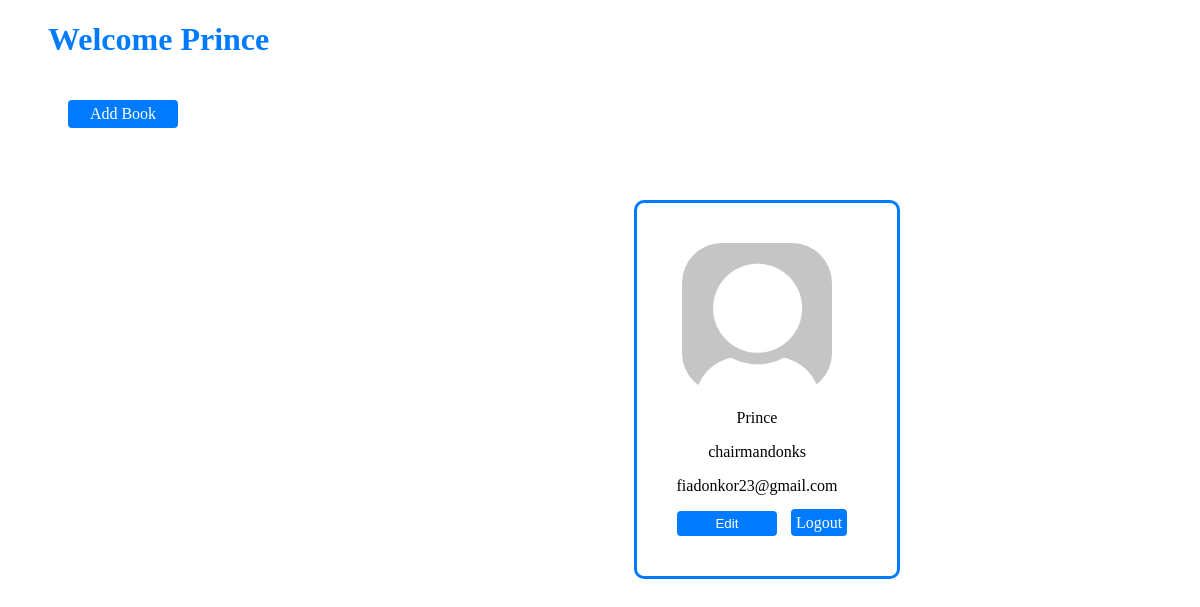
/chairmandonks, run on the app's committed database.
### models.py (models this page shows, shortened)
class User(db.Model):
    id = db.Column(db.Integer, primary_key=True)
    firstname = db.Column(db.String(100), nullable=False)
    username = db.Column(db.String(100), unique=True, nullable=False)
    email = db.Column(db.String(100), unique=True, nullable=False)
    password = db.Column(db.String(100), nullable=False)
    book = db.relationship('Books', lazy=True)

### app.py (the view)
@app.route('/<username>', methods=['GET','POST'])
def users(username):
    user = find_user(username)
    if user:
        user_id = user.id
        current_user = User.query.filter_by(id=user_id).first()
        books = get_user_books(user_id)
        book_titles = [book.title for book in books]
        book_authors = [book.author for book in books]
        book_dates = [book.date for book in books]
        return render_template('user.html', titles=book_titles, authors=book_authors, dates=book_dates, current_user=current_user, length=len(book_titles))
    else:
        message = 'Username does not exist'
        return render_template('login.html', message=message)

### queries.py (called while the page is built)
def find_user(username):
    found_user = User.query.filter_by(username=username).first()
    return found_user

def get_user_books(user_id):
    all_user_books = Books.query.filter_by(user_id=user_id).all()
    return all_user_books

### templates/user.html (shortened to what this page needs)
<!DOCTYPE html>
<html lang="en">
<head>
    <link rel="stylesheet" type="text/css" href="{{ url_for('static', filename='css/user.css') }}">
</head>
<body>
    <h1>Welcome {{ current_user.firstname }}</h1>
    <div class="profile">
        <img src="/static/images/dummy-profile-pic.png" width="15%" height="auto" alt="dummy profile photo">
        <p>{{ current_user.firstname }}</p>
        <p>{{ current_user.username }}</p>
        <p>{{ current_user.email }}</p>
        <a href="/edit_user"><button type="submit">Edit</button></a>
        <a href="/logout" class="logout-link">Logout</a>
    </div>
    <div class="buttons-container">
        <a href="/add" class="add-link">Add Book</a>
        <br>
    </div>
</body>
</html>

### static/css/user.css (style rules this page uses)
.profile, .number { display: inline-block; vertical-align: top; border: 3px solid #007bff; }
.profile { width: 20%; padding-right: 20px; float: right; border-radius: 10px; border: 3px solid #007bff; margin-right: 300px; margin-top: 200px; text-align: center; position: fixed; top: 0; right: 0; z-index: 9999; }
.profile img { display: block; margin: 0 auto; margin-top: 40px; border-radius: 40px; width: 150px; }
.profile button[type="submit"] { margin-top: auto; margin-left: 10px; background-color: #007bff; color: white; border: none; border-radius: 4px; padding: 5px; cursor: pointer; width: 100px; margin-bottom: 40px; }
.buttons-container { clear: both; margin-top: 20px; margin-left: 50px; text-align: right; float:left; display: flex; justify-content: space-between; }
.logout-link { margin-top: auto; margin-left: 10px; background-color: #007bff; color: white; border: none; border-radius: 4px; padding: 5px; cursor: pointer; width: 200px; margin-bottom: 40px; text-align: center; text-decoration: none; }
.add-link { margin-top: auto; margin-left: 10px; background-color: #007bff; color: white; border: none; border-radius: 4px; padding: 5px; cursor: pointer; width: 100px; margin-bottom: 40px; text-align: center; text-decoration: none; }
h1 { color: #007bff; margin-left: 40px; }

### data on the page
User: firstname "Prince", username "chairmandonks", email "fiadonkor23@gmail.com"
